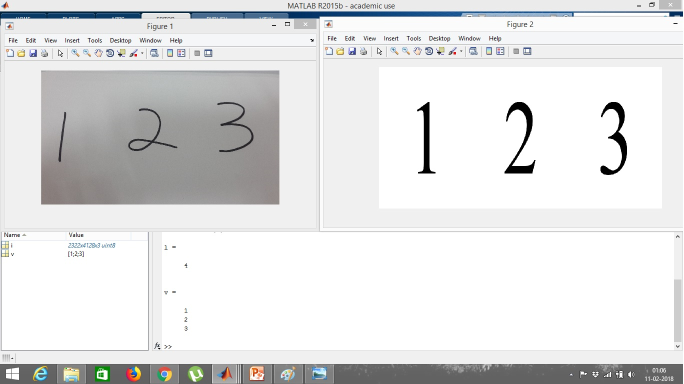
%> input picture testimage10.jpg, 1368 x 768 px (shown at 1/2 size)
$ octave --eval "result = Singledigitpreprocess(rgb2gray(imread('testimage10.jpg')));"   (GNU Octave 9; MATLAB toolbox functions it lacks are replaced by stand-ins)
%> lines starting %> are read from the running program, lines starting %| are printed output that depends on the picture; in (x1, y1, x2, y2) boxes, pixels count from 0 and x2, y2 are one past the last pixel; in counts of white or black regions, pixels touching at a corner belong together; the program's own positions count from 1
function [ iscentered,icentered,iraw] = Singledigitpreprocess( i )


[m,n]=size(i);
%> m = 768; n = 1368
i=imcomplement(i);
mi=min(min(i));
%> mi = 0
i=i-mi;
i2=i;
i=i>=100;       % Threshold pixel intensity 100 succesfully eliminates any noise present
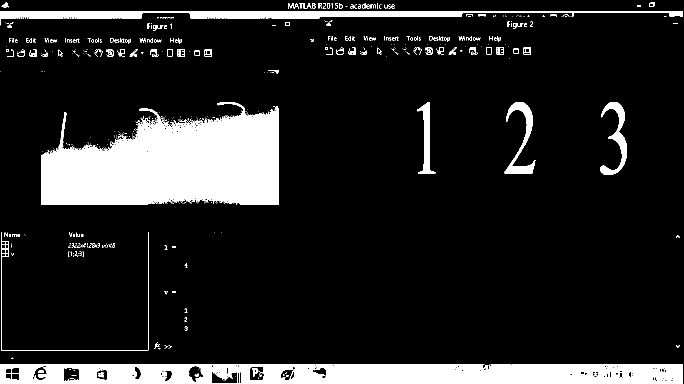
%> i: size 768x1368 logical (shown at 1/2 size); 13.6% white; 563 white regions (435 under 20 px), largest, box (x1, y1, x2, y2) and area: (82, 204, 558, 409) 69043, (0, 728, 1366, 768) 41272, (0, 23, 1366, 51) 11877

iraw=i;

% Centering the digit in the segmented image


% Starting from the top,flag1 takes the row value at which the digit
% begins(Seen from top)

% flag1=Row value till which the image does not contain digit.
% flag2=Row value after which the image does not contain digit.
flag1=0;
p=1;
while p<=m && flag1==0

    if sum(i(p,:))>=10
        flag1=p;
    end
    p=p+1;
end

% Staring from the bottom,flag2 takes the row value at which the digit
% ends(Seen from bottom)
flag2=0;
q=m;
%> q = 768
while q>=1 && flag2==0
    if sum(i(q,:))>=10
        flag2=m-q;
    end
    q=q-1;
end

% Same procedure is used for columns
% flag11=column value till which image does not contain the digit
% flag22=column value after which the image does not contain the digit.

flag11=0;
pp=1;
while pp<=n && flag11==0
    if sum(i(:,pp))>=10
        flag11=pp;
    end
    pp=pp+1;
end
flag22=0;
qq=n;
%> qq = 1368
while qq>=1 && flag22==0
    if sum(i(:,qq))>=10
        flag22=n-qq;
    end
    qq=qq-1;
end

% Vertical Centering

% The difference of flag1 and flag2 represents the excess area (above or
% below) that can be removed.The removed area is equally split and added
% below and above the image.

if flag1>=flag2
    ex1=flag1-flag2;
%> ex1 = 6
    i(1:ex1,:)=[];
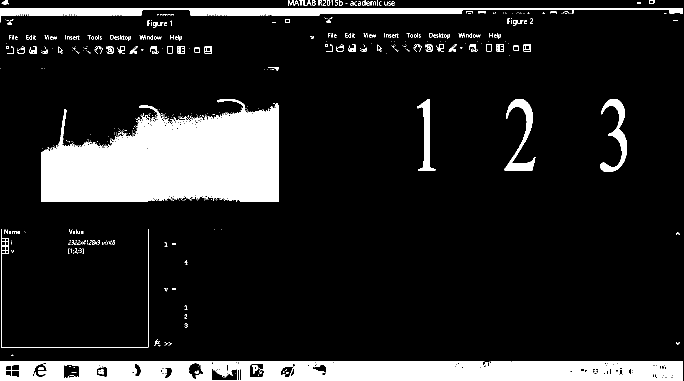
%> i: size 762x1368 logical (shown at 1/2 size); 13.7% white; 564 white regions (436 under 20 px), largest, box (x1, y1, x2, y2) and area: (82, 198, 558, 403) 69043, (0, 722, 1366, 762) 41272, (0, 17, 1366, 45) 11877
    exd1=ceil(ex1/2);
%> exd1 = 3
    i=[zeros(exd1,n);i];
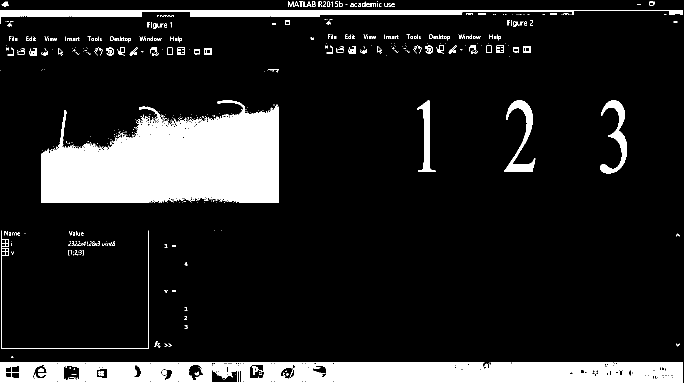
%> i: size 765x1368 double (shown at 1/2 size); values 0 (black) and 1 (white), 13.6% white; 564 white regions (436 under 20 px), largest, box (x1, y1, x2, y2) and area: (82, 201, 558, 406) 69043, (0, 725, 1366, 765) 41272, (0, 20, 1366, 48) 11877
    exd2=ex1-exd1;
%> exd2 = 3
    i=[i;zeros(exd2,n)];
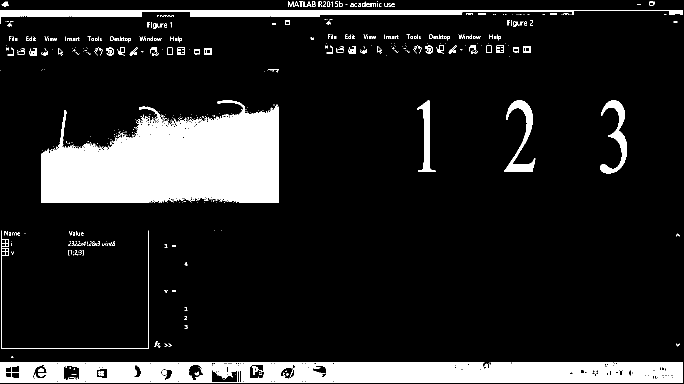
%> i: size 768x1368 double (shown at 1/2 size); values 0 (black) and 1 (white), 13.6% white; 564 white regions (436 under 20 px), largest, box (x1, y1, x2, y2) and area: (82, 201, 558, 406) 69043, (0, 725, 1366, 765) 41272, (0, 20, 1366, 48) 11877
else
    ex1=flag2-flag1;
    i(m-ex1:end,:)=[];
    exd1=ceil(ex1/2);
    i=[i;zeros(exd1,n)];
    exd2=ex1-exd1;
    i=[zeros(exd2,n);i];
end
[m,n]=size(i);

% Horizontal centering

% Similar procedure as above is used and the excess area either to the left of the digit
% or right of the digit is removed and added equally on both sides.

if flag11>=flag22
    ex1=flag11-flag22;
    i(:,1:ex1)=[];
    exd1=ceil(ex1/2);
    i=[zeros(m,exd1),i];
    exd2=ex1-exd1;
    i=[i,zeros(m,exd2)];
else
    ex1=flag22-flag11;
%> ex1 = 1
    i(:,n-ex1:end)=[];
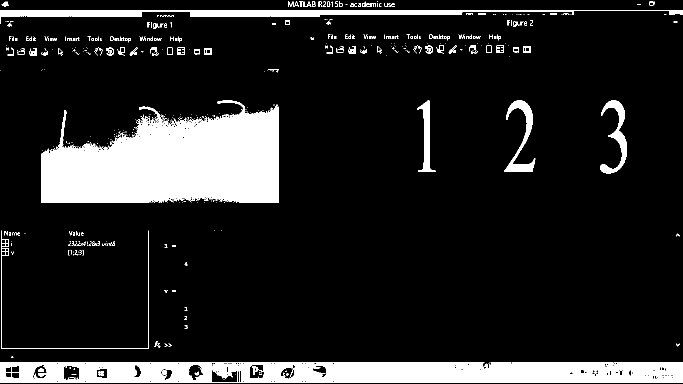
%> i: size 768x1366 double (shown at 1/2 size); values 0 (black) and 1 (white), 13.6% white; 564 white regions (436 under 20 px), largest, box (x1, y1, x2, y2) and area: (82, 201, 558, 406) 69043, (0, 725, 1366, 765) 41272, (0, 20, 1366, 48) 11877
    exd1=ceil(ex1/2);
%> exd1 = 1
    i=[i,zeros(m,exd1)];
    exd2=ex1-exd1;
%> exd2 = 0
    i=[zeros(m,exd2),i];
end

%  This extra step of centering was helpful and was found emperically

[m,n]=size(i);
%> n = 1367
h=ceil((m-n)/2);
%> h = -299
i(1:h,:)=[];
i(end-(h-1):end,:)=[];
yt=ceil((m-n)/4);
%> yt = -149
i=[zeros(yt,n);i];
i=[i;zeros(yt,n)];


icentered=i;

% The centered image was resized to 28x28  and given as final output.

i=imresize(i,[28,28]);
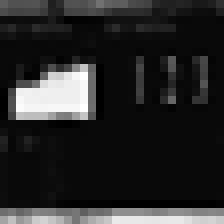
%> i: size 28x28 double (shown 8 times larger); min -0.0416, max 1.07, mean 0.138; drawn with min black and max white
me=mean(mean(i));
%> me = 0.138
i=i>me;
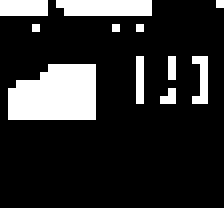
%> i: size 28x28 logical (shown 8 times larger); 23.2% white; 12 white regions (9 under 20 px), largest, box (x1, y1, x2, y2) and area: (1, 8, 12, 15) 67, (0, 26, 28, 28) 56, (7, 0, 19, 2) 23
i=i*255;
iscentered=i;
